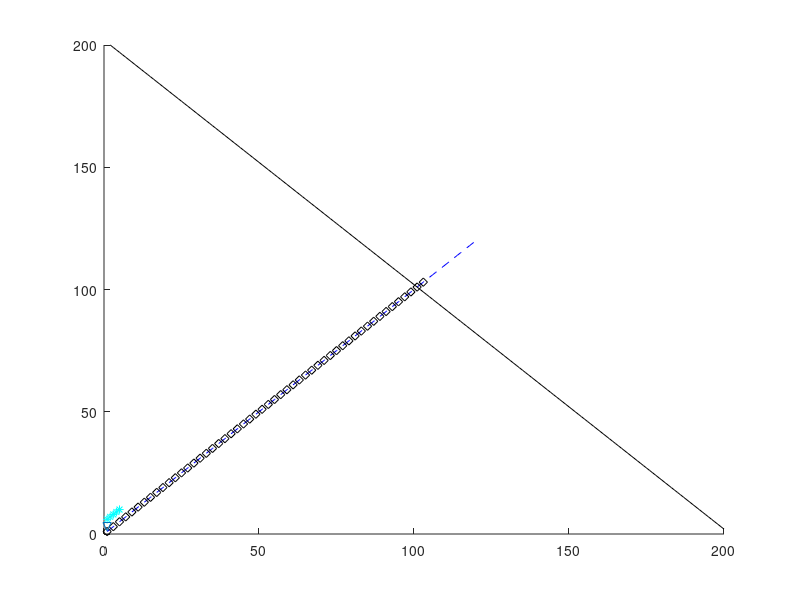

Write the MATLAB code that produced this figure.
%% One Line Pass
%
% One line, all passing
%
function fiveLinePass_soln
    hold on;
    plot(1:120, 1:120, 'b--');
    plot(2:200, 200:-1:2, 'k-');
    plot(5:-1:1, 10:-1:6, 'c*-.');
    plot(1:2:104, 1:2:104, 'kd');
    plot(1, 3, 'v');
end